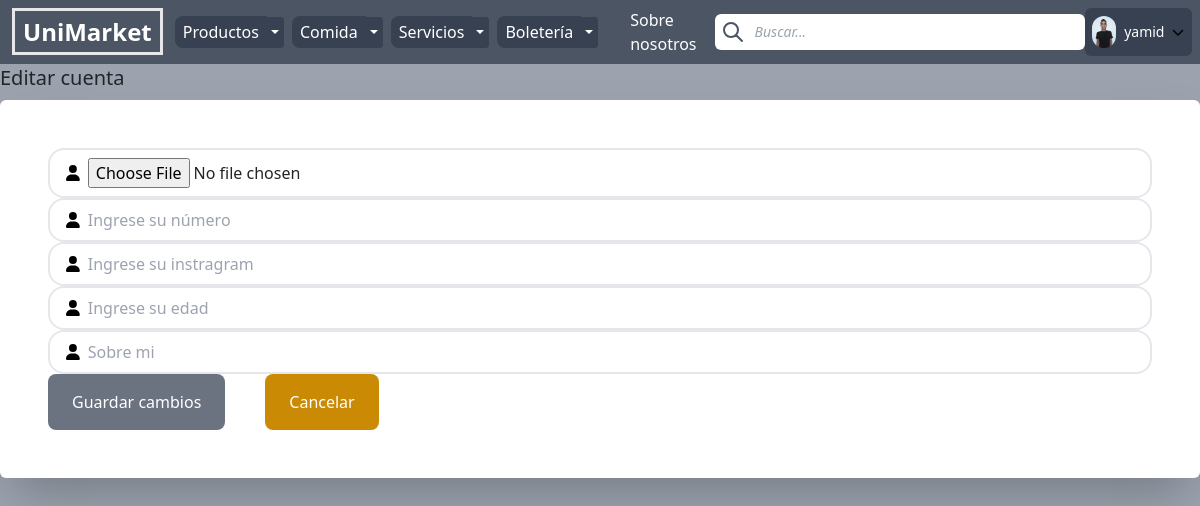
Page /my-account/edit-account/ (signed in) on the committed database.
### posts/models.py (models this page shows, shortened)
class Category(models.Model):
    title = models.CharField(max_length=50)
    slug = AutoSlugField(populate_from='title',editable=True, always_update=True)
    class Meta:
        verbose_name = ('Categoria')
        verbose_name_plural = ('Categorias')

### userprofile/models.py (models this page shows, shortened)
class UserProfile(models.Model):
    user = models.OneToOneField(User, related_name="userprofile", on_delete=models.CASCADE)
    numero = models.CharField(max_length=10)
    edad = models.PositiveSmallIntegerField(null=False, blank=False, default=18)
    about_me = CKEditor5Field(null=True, blank=True, max_length=150)
    instagram = models.CharField(null=True, max_length=15, blank=True)
    universidad = models.CharField(choices={
        'EAFIT':'Universidad EAFIT',
        'UDEA':'Universidad de Antioquia',
        'CES':'Universidad CES',
        'UPB':'Universidad Pontificia Bolivariana',
        'ANDES':'Universidad de los Andes',
    }, default='EAFIT', max_length=5)
    imagen = models.ImageField(upload_to='uploads/userprofile/', blank=True, null=True)
    created_at = models.DateTimeField(auto_now_add=True)
    updated_at = models.DateTimeField(auto_now=True)
    class Meta:
        ordering = ['-created_at']
    def am_vendor(self):
        return self.user.groups.filter(name='Emprendedores').exists()

### userprofile/views.py (the view)
# urls.py: path('my-account/edit-account/', views.editar_cuenta, name='edit-account'),
@login_required(login_url='log-in')
def editar_cuenta(request):
    if request.method=='POST':
        form = AccountForm(request.POST, instance=request.user)
        if form.is_valid():
            form.save()
            messages.success(request, 'Los cambios se han guardado correctamente')
            return redirect('my-account')
    else:
        form = AccountForm(instance=request.user)
    return render(request, 'userprofile/profile_form.html', {'title':'Editar cuenta', 'form':form})

### posts/forms.py
class AccountForm(forms.ModelForm):
    class Meta:
        model = User
        fields = ('first_name', 'last_name', 'email')
        widgets = {
            'first_name': forms.TextInput(attrs={
                'class': 'w-1/4 p-2 border border-gray-500 my-3'
            }),
            'last_name': forms.TextInput(attrs={
                'class': 'w-1/4 p-2 border border-gray-500 my-3'
            }),
            'email': forms.TextInput(attrs={
                'class': 'w-1/4 p-2 border border-gray-500 my-3'
            }),
        }

### posts/templatetags/menu.py (called while the page is built)
@register.inclusion_tag("core/menu.html")
def menu():
    categories = Category.objects.all()
    return {
        "categories": categories
    }

### userprofile/context_processors.py (called while the page is built)
def saved(request):
    return { 'saved': Saved(request)}

### userprofile/saved.py (called while the page is built)
    def __len__(self):
        return sum(item['quantity'] for item in self.saved.values())

### userprofile/templates/userprofile/profile_form.html (shortened to what this page needs)
{% extends 'core/base.html' %}
{% block content %}
  <div class="flex items-center justify-between">
    <h1 class="text-xl mb-2">{{ title }}</h1>
  </div>
  <form action="." method="post" enctype="multipart/form-data" class="bg-white rounded-md shadow-2xl p-5 [&_.errorlist]:italic [&_.errorlist]:text-red-500 [&_.errorlist]:text-sm">
    <div class="flex items-center border-2 py-2 px-3 rounded-2xl">
      <svg xmlns="http://www.w3.org/2000/svg" height="16" width="14" viewBox="0 0 448 512" class="text-gray-400"><path d="M224 256A128 128 0 1 0 224 0a128 128 0 1 0 0 256zm-45.7 48C79.8 304 0 383.8 0 482.3C0 498.7 13.3 512 29.7 512H418.3c16.4 0 29.7-13.3 29.7-29.7C448 383.8 368.2 304 269.7 304H178.3z" /></svg>
      <input id="{{ form.imagen.id_for_label }}" class="pl-2 w-full outline-none border-none" type="file" name="{{ form.imagen.html_name }}" value="{{ form.imagen.value|default_if_none:'' }}" />
    </div>
    <div class="flex items-center border-2 py-2 px-3 rounded-2xl">
      <svg xmlns="http://www.w3.org/2000/svg" height="16" width="14" viewBox="0 0 448 512" class="text-gray-400"><path d="M224 256A128 128 0 1 0 224 0a128 128 0 1 0 0 256zm-45.7 48C79.8 304 0 383.8 0 482.3C0 498.7 13.3 512 29.7 512H418.3c16.4 0 29.7-13.3 29.7-29.7C448 383.8 368.2 304 269.7 304H178.3z" /></svg>
      <input id="{{ form.numero.id_for_label }}" maxlength="10" class="pl-2 w-full outline-none border-none" type="number" name="{{ form.numero.html_name }}" placeholder="Ingrese su número" value="{{ form.numero.value|default_if_none:'' }}" />
    </div>
    <div class="flex items-center border-2 py-2 px-3 rounded-2xl">
      <svg xmlns="http://www.w3.org/2000/svg" height="16" width="14" viewBox="0 0 448 512" class="text-gray-400"><path d="M224 256A128 128 0 1 0 224 0a128 128 0 1 0 0 256zm-45.7 48C79.8 304 0 383.8 0 482.3C0 498.7 13.3 512 29.7 512H418.3c16.4 0 29.7-13.3 29.7-29.7C448 383.8 368.2 304 269.7 304H178.3z" /></svg>
      <input id="{{ form.instagram.id_for_label }}" maxlength="15" class="pl-2 w-full outline-none border-none" type="text" name="{{ form.instagram.html_name }}" placeholder="Ingrese su instragram" value="{{ form.instagram.value|default_if_none:'' }}" />
    </div>
    <div class="flex items-center border-2 py-2 px-3 rounded-2xl">
      <svg xmlns="http://www.w3.org/2000/svg" height="16" width="14" viewBox="0 0 448 512" class="text-gray-400"><path d="M224 256A128 128 0 1 0 224 0a128 128 0 1 0 0 256zm-45.7 48C79.8 304 0 383.8 0 482.3C0 498.7 13.3 512 29.7 512H418.3c16.4 0 29.7-13.3 29.7-29.7C448 383.8 368.2 304 269.7 304H178.3z" /></svg>
      <input id="{{ form.edad.id_for_label }}" maxlength="2" class="pl-2 w-full outline-none border-none" type="number" name="{{ form.edad.html_name }}" placeholder="Ingrese su edad" value="{{ form.edad.value|default_if_none:'' }}" />
    </div>
    <div class="flex items-center border-2 py-2 px-3 rounded-2xl">
      <svg xmlns="http://www.w3.org/2000/svg" height="16" width="14" viewBox="0 0 448 512" class="text-gray-400"><path d="M224 256A128 128 0 1 0 224 0a128 128 0 1 0 0 256zm-45.7 48C79.8 304 0 383.8 0 482.3C0 498.7 13.3 512 29.7 512H418.3c16.4 0 29.7-13.3 29.7-29.7C448 383.8 368.2 304 269.7 304H178.3z" /></svg>
      <input id="{{ form.about_me.id_for_label }}" maxlength="150" class="pl-2 w-full outline-none border-none" type="text" name="{{ form.about_me.html_name }}" placeholder="Sobre mi" value="{{ form.about_me.value|default_if_none:'' }}" />
    </div>
    <div class="flex items-center">
      <button class="py-3 px-6 bg-gray-500 text-white hover:bg-gray-700 active:bg-gray-900 rounded-lg" type="submit">Guardar cambios</button>
      <a href="{% url 'my-account' %}" class="ml-10 inline-block py-3 px-6 bg-yellow-600 text-white hover:bg-yellow-800 active:bg-yellow-900 rounded-lg">Cancelar</a>
    </div>
  </form>
{% endblock %}

### core/template/core/base.html (shortened to what this page needs)
<!doctype html>
<html lang="es">
<head>
    <script src="https://cdn.tailwindcss.com"></script>
    <link rel="stylesheet" href="https://cdnjs.cloudflare.com/ajax/libs/font-awesome/6.5.1/css/all.min.css"
 />
    <link href="https://cdn.jsdelivr.net/npm/bootstrap@5.0.2/dist/css/bootstrap.min.css"
    rel="stylesheet"
>
</head>
<body class="bg-gray-400 mb-12">
    {% load menu %}
    <nav class="h-16 bg-gray-600 flex items-center justify-start sticky-top">
        <div class="logo ml-3 mr-3">
            <a href="/"
                class="text-white text-2xl font-bold border-3 px-2 py-1 hover:text-gray-800 hover:border-gray-800 active:text-gray-800 active:border-gray-800 delay-50 duration-500">
                UniMarket
            </a>
        </div>
        <div class="menu space-x-4">
            {% menu %}
        </div>
        <form class="mx-auto" action="/search/" method="GET">
            <div class="relative text-gray-600 focus-within:text-gray-400">
                <span class="absolute inset-y-0 left-0 flex items-center pl-0.5">
                    <button type="submit" class="p-1 focus:outline-none focus:shadow-outline">
                        <svg fill="none" stroke="currentColor" stroke-linecap="round" stroke-linejoin="round"
                            stroke-width="2" viewBox="0 0 24 24" class="w-6 h-6">
                            <path d="M21 21l-6-6m2-5a7 7 0 11-14 0 7 7 0 0114 0z"></path>
                        </svg>
                    </button>
                </span>
                <input type="search" name="query"
                    class="py-2 px-32 text-sm rounded-md pl-10 focus:outline-none bg-white text-gray-900 placeholder:italic"
                    placeholder="Buscar..." autocomplete="off">
            </div>
        </form>
        <div class="">
            {% if request.user.is_authenticated %}
            <div class="mr-2">
                <div class="bg-tail-300 flex items-center justify-center">
                    <div class="relative inline-block text-left">
                        <button id="dropdown-button"
                            class="inline-flex justify-center w-full px-2 py-2 text-sm font-medium text-white bg-gray-700 rounded-md hover:bg-gray-900 delay-50 duration-500">
                            <div class="flex items-center justify-center">
                                {% if request.user.userprofile.imagen %}
                                <img src="{{ request.user.userprofile.imagen.url }}"
                                    alt="Imagen de {{ product.user.username }}"
                                    class="w-8 h-8 rounded-full object-cover mr-2" />
                                {% else %}
                                <img src="/media/uploads/userprofile/No%20Photo.jpg"
                                    alt="Imagen de {{ product.user.username }}"
                                    class="w-8 h-8 rounded-full object-cover mr-2" />
                                {% endif %}
                                {{ request.user.username }}
                                <div>
                                    <svg class="ml-2" xmlns="http://www.w3.org/2000/svg" height="12" width="12"
                                        viewBox="0 0 512 512">
                                        <path
                                            d="M233.4 406.6c12.5 12.5 32.8 12.5 45.3 0l192-192c12.5-12.5 12.5-32.8 0-45.3s-32.8-12.5-45.3 0L256 338.7 86.6 169.4c-12.5-12.5-32.8-12.5-45.3 0s-12.5 32.8 0 45.3l192 192z" />
                                    </svg>
                                </div>
                            </div>
                        </button>
                    </div>
                </div>
            </div>
            {% endif %}
        </div>
    </nav>
    <div class="">
        {% block content %}{% endblock %}
    </div>
</body>
</html>

### core/template/core/menu.html (shortened to what this page needs)
<div class="dropdown flex items-center relative">
    <div class="btn-group items-center">
        {% for category in categories %}
        <a class="bg-gray-700 border-gray-700 hover:bg-gray-900 focus:bg-gray-900 active:bg-gray-900 hover:text-gray-500 text-white px-2 py-1 rounded-l-lg delay-50 duration-500"
            href="{% url 'category_detail' category.slug %}">
            {{ category.title }}
        </a>
        <button type="button"
            class="btn btn-secondary btn-sm dropdown-toggle dropdown-toggle-split bg-gray-700 border-gray-700 hover:bg-gray-900 focus:bg-gray-900 active:bg-gray-900 mr-2 px-1 py-1"
            data-bs-toggle="dropdown" aria-expanded="false">
        </button>
        {% endfor %}
    </div>
    <a href="{% url 'about-us' %}" class="text-white text-white hover:text-gray-400 active:text-gray-600 ml-6 mr-3">
        Sobre nosotros
    </a>
</div>

### rows in the picture
Category: title "Productos"
Category: title "Comida"
Category: title "Servicios"
Category: title "Boletería"

### other values in the picture
{{ request.user.username }} "yamid"
{{ title }} "Editar cuenta"
